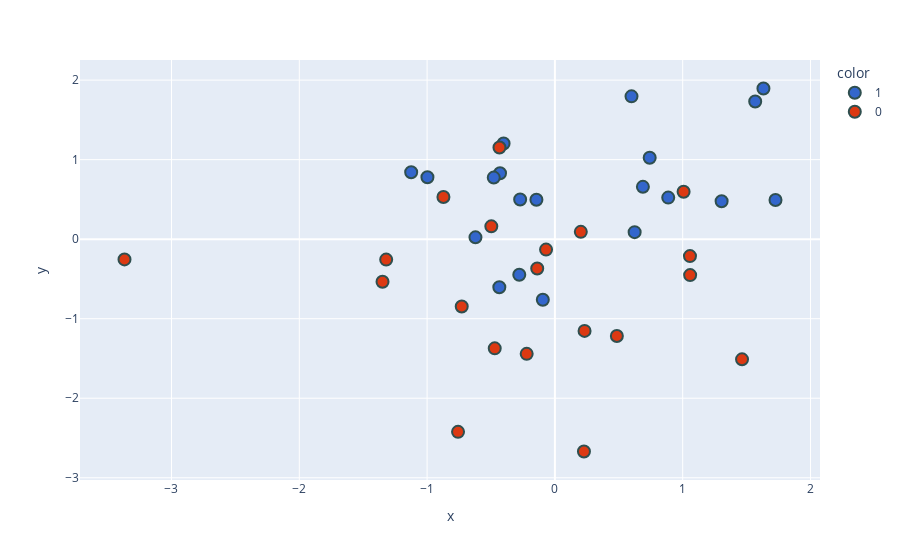

Notebook source saved alongside this figure:
### Markdown cell above
# Step 4 - Transform the data point with corresponding principle component

### Code cell
new_df['target'] = new_df['target'].astype('str')
fig = px.scatter(x=new_df['PC1'],
                 y=new_df['PC2'],
                 color=new_df['target'],
                 color_discrete_sequence=px.colors.qualitative.G10
                )

fig.update_traces(marker=dict(size=12,
                              line=dict(width=2,
                                        color='DarkSlateGrey')),
                  selector=dict(mode='markers'))
fig.show()

### Figure 1 — Plotly figure (JSON) as saved in the notebook; plotly's stock layout.template omitted (floating-point values rounded to 4 significant figures)
{"data": [{"hovertemplate": "color=1<br>x=%{x}<br>y=%{y}<extra></extra>", "legendgroup": "1", "marker": {"color": "#3366CC", "line": {"color": "DarkSlateGrey", "width": 2}, "size": 12, "symbol": "circle"}, "mode": "markers", "name": "1", "orientation": "v", "showlegend": true, "type": "scatter", "x": [0.5994, -0.2719, -0.6216, 1.567, -0.4015, 1.726, -0.4294, 0.8867, 0.6886, -0.4784, 1.305, 0.7417, -1.125, -0.4348, -0.2787, 1.632, -0.1446, 0.624, -0.9974, -0.09456], "xaxis": "x", "y": [1.796, 0.4982, 0.02311, 1.731, 1.203, 0.4925, 0.8293, 0.5227, 0.6581, 0.7744, 0.4766, 1.024, 0.8422, -0.6038, -0.4476, 1.895, 0.4949, 0.08837, 0.7789, -0.7616], "yaxis": "y"}, {"hovertemplate": "color=0<br>x=%{x}<br>y=%{y}<extra></extra>", "legendgroup": "0", "marker": {"color": "#DC3912", "line": {"color": "DarkSlateGrey", "width": 2}, "size": 12, "symbol": "circle"}, "mode": "markers", "name": "0", "orientation": "v", "showlegend": true, "type": "scatter", "x": [1.057, -1.32, -0.4708, -0.4337, 0.2273, 1.007, -0.8722, -3.368, -0.729, -0.06918, 0.4848, 1.058, 0.2028, -0.7579, -0.1383, -0.2208, 0.2321, 1.464, -1.349, -0.4975], "xaxis": "x", "y": [-0.2127, -0.257, -1.373, 1.153, -2.67, 0.596, 0.5307, -0.2546, -0.8465, -0.131, -1.218, -0.452, 0.09181, -2.423, -0.3684, -1.442, -1.153, -1.511, -0.5361, 0.1614], "yaxis": "y"}], "layout": {"legend": {"title": {"text": "color"}, "tracegroupgap": 0}, "margin": {"t": 60}, "xaxis": {"anchor": "y", "domain": [0, 1], "title": {"text": "x"}}, "yaxis": {"anchor": "x", "domain": [0, 1], "title": {"text": "y"}}}}
